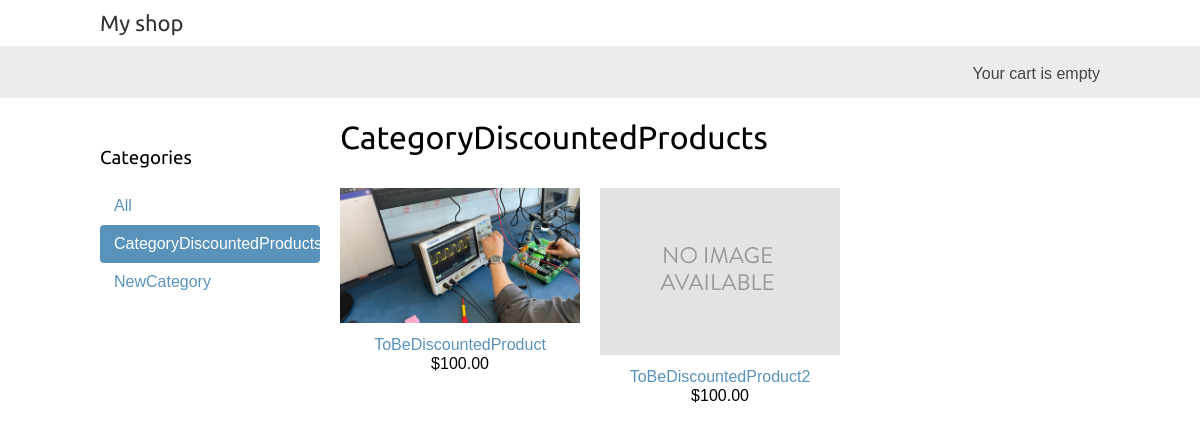
Screenshot of /categorydiscountedproducts/ with the database file from the repository.
### shop/models.py (models this page shows, shortened)
class Category(models.Model):
    name = models.CharField(max_length=200)
    slug = models.SlugField(max_length=200, unique=True)
    class Meta:
        ordering = ['name']
        indexes = [models.Index(fields=['name']),]
        verbose_name = 'category'
        verbose_name_plural = 'categories'
    def get_absolute_url(self):
        return reverse('shop:product_list_by_category', args=[self.slug])

class Product(models.Model):
    category = models.ForeignKey(Category, related_name='products',on_delete=models.CASCADE)
    name = models.CharField(max_length=200)
    slug = models.SlugField(max_length=200)
    image = models.ImageField(upload_to='products/%Y/%m/%d',blank=True)
    description = models.TextField(blank=True)
    price = models.DecimalField(max_digits=10,decimal_places=2)
    available = models.BooleanField(default=True)
    created = models.DateTimeField(auto_now_add=True)
    sku = models.CharField(max_length=20)
    updated = models.DateTimeField(auto_now=True)
    objects = models.Manager()
    availabled = PublishedManager()
    class Meta:
        ordering = ['name']
        indexes = [models.Index(fields=['id', 'slug']), models.Index(fields=['name']), models.Index(fields=['-created']),]
    def get_absolute_url(self):
        return reverse('shop:product_detail', args=[self.id, self.slug])

### shop/views.py (the view)
# urls.py: path('', views.product_list, name='product_list'),
def product_list(request, category_slug=None):
    category = None
    categories = Category.objects.all()
    products = Product.objects.filter(available=True)
    if category_slug:
        category = get_object_or_404(Category,slug=category_slug)
        products = products.filter(category=category)
    return render(request,'shop/product/list.html',{'category': category,'categories': categories,'products': products})

### cart/cart.py (called while the page is built)
    def __len__(self):
        return sum(item['quantity'] for item in self.cart.values())

### cart/context_processors.py (called while the page is built)
def cart(request):
    return {'cart': Cart(request)}

### shop/templates/shop/product/list.html (shortened to what this page needs)
{% extends "shop/base.html" %}
{% load static %}
{% block content %}
    <div id="sidebar">
        <h3>Categories</h3>
        <ul>
            <li {% if not category %}class="selected"{% endif %}>
                <a href="{% url "shop:product_list" %}">All</a>
            </li>
        {% for c in categories %}
            <li {% if category.slug == c.slug %}class="selected"
            {% endif %}>
                <a href="{{ c.get_absolute_url }}">{{ c.name }}</a>
            </li>
        {% endfor %}
        </ul>
    </div>
<div id="main" class="product-list">
    <h1>{% if category %}{{ category.name }}{% else %}Products
    {% endif %}</h1>
    {% for product in products %}
        <div class="item">
            <a href="{{ product.get_absolute_url }}">
                <img src="{% if product.image %}{{ product.image.url }}{% else %}{% static "img/no_image.png" %}{% endif %}">
            </a>
            <a href="{{ product.get_absolute_url }}">{{ product.name }}</a>
            <br>
            ${{ product.price }}
        </div>
    {% endfor %}
    </div>
{% endblock %}

### shop/static/css/base.css (style rules this page uses)
body { margin:0; padding:0; font-family:helvetica, sans-serif; }
h1, h2, h3, h4, h5 , h6 { font-family: 'Ubuntu', sans-serif; font-weight:normal; }
a { text-decoration:none; color:#5993bb; }
#sidebar { width:220px; padding:30px 20px 0 0; float:left; }
#sidebar ul { margin:0; padding:0; }
#sidebar ul li { margin:0; list-style:none; padding:10px 14px; }
#sidebar ul li a { display:block; }
#sidebar ul li.selected { background:#5993bb; border-radius:4px; }
#sidebar ul li.selected a { color:#fff; }
#main { float:left; width: 96%; margin-right:-220px; overflow:hidden; }
.product-list .item { width:25%; padding:10px 20px 10px 0; float:left; text-align:center; line-height:1.2; }
.product-list .item img { width:100%; margin-bottom:8px; }

### rows the page displays
Category: name "CategoryDiscountedProducts"
Category: name "NewCategory"
Product: image (picture), name "ToBeDiscountedProduct", price "100.00"
Product: name "ToBeDiscountedProduct2", price "100.00"
